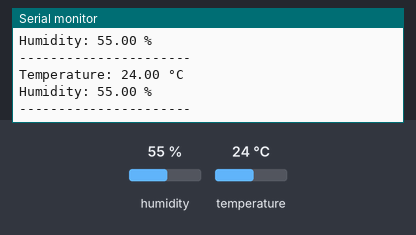
A sketch run on a simulated ESP32. Parts: the last lines printed to the serial monitor. The test bench sets the inputs (shaded band); at power-on: humidity 55 %, temperature 24 °C.

Above: at 6.8 s.
6.9 s: humidity set to 22 %
At 11.5 s:
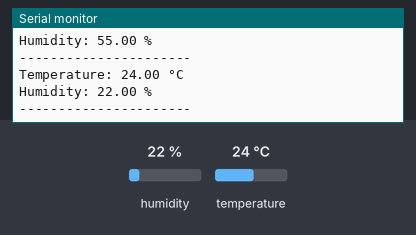
12.3 s: temperature set to 12 °C
At 14.6 s:
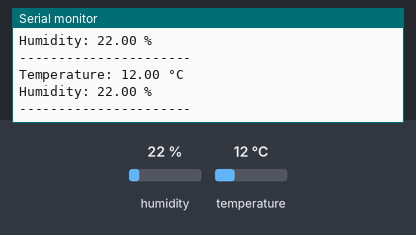
17.7 s: humidity set to 40 %
At 18.8 s:
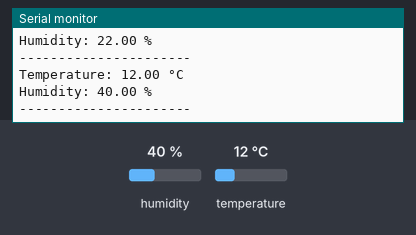
Timing chart, 0 to 20.7 s (numbered marks = the images above; inputs shaded):
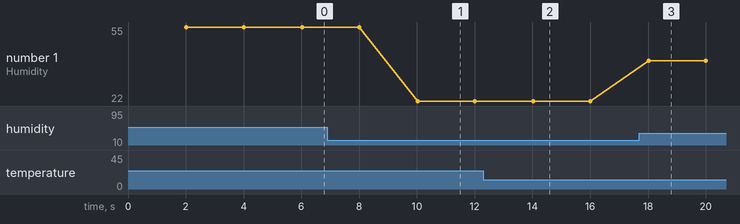

Measured:
- after the input at 6.9 s, the serial monitor: prints a new line after 3.1 s (image 1)
- after the input at 12.3 s, the serial monitor: prints a new line after 1.7 s (image 2)
- after the input at 17.7 s, the serial monitor: prints a new line after 0.32 s (image 3)
- plotted number 1: 55 → 22 after the input at 6.9 s, 22 → 40 after the input at 17.7 s

The sketch:

temperature-dht11.ino
```cpp
#include "DHT.h"

#define DHTPIN 4
#define DHTTYPE DHT11

DHT dht(DHTPIN, DHTTYPE);

unsigned long previousMillis = 0;
const long interval = 2000; // Read sensor every 2 seconds (2000 ms)

void setup() {
  Serial.begin(115200);
  dht.begin();
  Serial.println("ESP32 DHT11 Temperature Monitor Started");
}

void loop() {
  unsigned long currentMillis = millis();

  if (currentMillis - previousMillis >= interval) {
    previousMillis = currentMillis;

    float humidity = dht.readHumidity();
    float temperature = dht.readTemperature();

    // cek error baca sensor
    if (isnan(humidity) || isnan(temperature)) {
      Serial.println("Failed to read from DHT sensor!");
      return;
    }

    Serial.print("Temperature: ");
    Serial.print(temperature);
    Serial.println(" °C");

    Serial.print("Humidity: ");
    Serial.print(humidity);
    Serial.println(" %");
    Serial.println("----------------------");
  }
}
```
